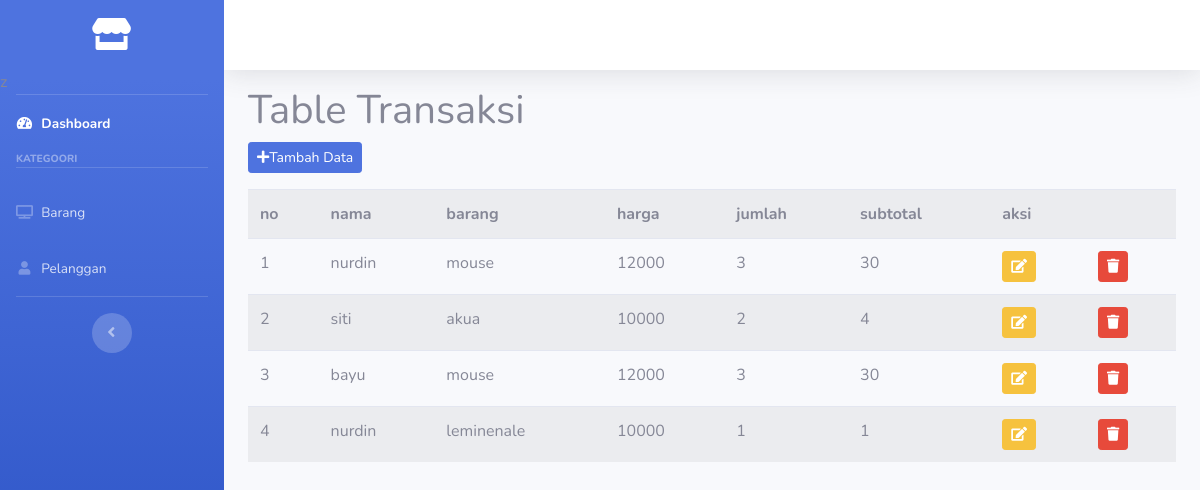
The page / on the database its author committed.
### tables this page shows
CREATE TABLE IF NOT EXISTS `tb_transaksi` (
  `id` int NOT NULL AUTO_INCREMENT,
  `id_pelanggan` int NOT NULL,
  `id_barang` int NOT NULL,
  `jumlah` int NOT NULL,
  `subtotal` int NOT NULL,
  PRIMARY KEY (`id`)
);

CREATE TABLE IF NOT EXISTS `tb_pelanggan` (
  `id` int NOT NULL AUTO_INCREMENT,
  `nama_pelanggan` varchar(50) NOT NULL,
  PRIMARY KEY (`id`)
);

CREATE TABLE IF NOT EXISTS `tb_barang` (
  `id_barang` int NOT NULL AUTO_INCREMENT,
  `nama_barang` varchar(50) NOT NULL,
  `harga` int NOT NULL,
  `stok` int NOT NULL,
  PRIMARY KEY (`id_barang`)
);

### application/controllers/c_transaksi.php (called while the page is built, shortened)
<?php
class c_transaksi extends CI_Controller
{
	public function __construct()
	{
		$this->load->model('model_transaksi');
		$this->load->model('model_barang');
		$this->load->model('model_pelanggan');
	}
	public function index()
	{
		$data=[
			'transaksi'=> $this->model_transaksi->get_transaksi()->result(),
			'barang'=> $this->model_barang->get_barang(),
			'pelanggan'=> $this->model_pelanggan->get_pelanggan(),
		];
		$this->load->view('template/header');
		$this->load->view('template/sidebar');
		$this->load->view('v_transaksi', $data);
		$this->load->view('template/footer');
	}
};

### index.php (called while the page is built, shortened)
<?php
require_once BASEPATH.'core/CodeIgniter.php';

### application/models/model_transaksi.php (called while the page is built, shortened)
<?php
class Model_transaksi extends CI_Model{
	public function get_transaksi()
	{
		$this->db->select('tb_transaksi.*,tb_barang.nama_barang,tb_barang.harga,tb_pelanggan.nama_pelanggan');
		$this->db->from('tb_transaksi');
		$this->db->join('tb_barang','tb_barang.id_barang=tb_transaksi.id_barang','left');
		$this->db->join('tb_pelanggan','tb_pelanggan.id=tb_transaksi.id_pelanggan');
		$query = $this->db->get();
		return $query;
	}
}
;?>

### application/views/v_transaksi.php (the view, shortened to what this page needs)
<div class="container-fluid">
	<h1>Table Transaksi</h1>
	<button class="btn btn-primary btn-sm mb-3" data-toggle="modal" data-target="#tambahData"><i class="fas fa-plus"></i>Tambah Data</button>
	<table class="table table-hover table-striped">
		<tr>
			<th>no</th>
			<th>nama</th>
			<th>barang</th>
			<th>harga</th>
			<th>jumlah</th>
			<th>subtotal</th>
			<th colspan="3">aksi</th>
		</tr>
		<?php
		$no = 1;
		foreach ($transaksi as $tr) :; ?>
			<tr>
				<td><?php echo $no++; ?></td>
				<td><?php echo $tr->nama_pelanggan; ?></td>
				<td><?php echo $tr->nama_barang; ?></td>
				<td><?php echo $tr->harga; ?></td>
				<td><?php echo $tr->jumlah; ?></td>
				<td><?php echo $tr->subtotal; ?></td>
				<td><?php echo anchor('c_transaksi/edit/'.$tr->id, '<div class="btn btn-warning btn-sm"><i class="fa fa-edit"></i></div>'); ?>
				</td>
				<td><?php echo anchor('c_transaksi/hapus/' . $tr->id, '<div class="btn btn-danger btn-sm"><i class="fas fa-trash"></i></div>'); ?>
				</td>
			</tr>
		<?php endforeach; ?>
	</table>
</div>

### application/views/template/header.php (shortened to what this page needs)
<!DOCTYPE html>
<html lang="en">
<head>
	<link href="<?php echo base_url() ?>assets/vendor/fontawesome-free/css/all.min.css" rel="stylesheet" type="text/css">
	<link href="<?php echo base_url() ?>assets/css/sb-admin-2.min.css" rel="stylesheet">
</head>

### application/views/template/sidebar.php (shortened to what this page needs)
<body id="page-top">
	<div id="wrapper">
		<ul class="navbar-nav bg-gradient-primary sidebar sidebar-dark accordion" id="accordionSidebar">
			<a class="sidebar-brand d-flex align-items-center justify-content-center" href="#">
				<div class="sidebar-brand-icon">
					<i class="fas fa-store"></i>
				</div>
			</a>
			z
			<hr class="sidebar-divider my-0">
			<li class="nav-item active">
				<a class="nav-link" href="<?php echo base_url('/c_transaksi') ?>">
					<i class="fas fa-fw fa-tachometer-alt"></i>
					<span>Dashboard</span></a>
			</li>
			<div class="sidebar-heading">
				Kategoori
			</div>
			<hr class="sidebar-divider">
			<li class="nav-item">
				<a class="nav-link" href="<?php echo base_url('c_barang/tampil_barang') ?>">
					<i class="fas fa-fw fa-tv"></i>
					<span>Barang</span></a>
			</li>
			<li class="nav-item">
				<a class="nav-link" href="<?php echo base_url('c_pelanggan/tampil_pelanggan') ?>">
					<i class="fas fa-fw fa-user"></i>
					<span>Pelanggan</span></a>
			</li>
			<hr class="sidebar-divider d-none d-md-block">
			<div class="text-center d-none d-md-inline">
				<button class="rounded-circle border-0" id="sidebarToggle"></button>
			</div>
		</ul>
		<div id="content-wrapper" class="d-flex flex-column">
			<div id="content">
				<nav class="navbar navbar-expand navbar-light bg-white topbar  static-top shadow mb-3">
					<ul class="navbar-nav ml-auto">
						<div class="navbar">
						</div>
					</ul>
				</nav>

### application/views/template/footer.php (shortened to what this page needs)
</div>
</div>
</body>
</html>

### rows shown on the page
tb_transaksi: id_pelanggan.nama_pelanggan "nurdin", id_barang.nama_barang "mouse", id_barang.harga "12000", jumlah "3", subtotal "30"
tb_transaksi: id_pelanggan.nama_pelanggan "siti", id_barang.nama_barang "akua", id_barang.harga "10000", jumlah "2", subtotal "4"
tb_transaksi: id_pelanggan.nama_pelanggan "bayu", id_barang.nama_barang "mouse", id_barang.harga "12000", jumlah "3", subtotal "30"
tb_transaksi: id_pelanggan.nama_pelanggan "nurdin", id_barang.nama_barang "leminenale", id_barang.harga "10000", jumlah "1", subtotal "1"
